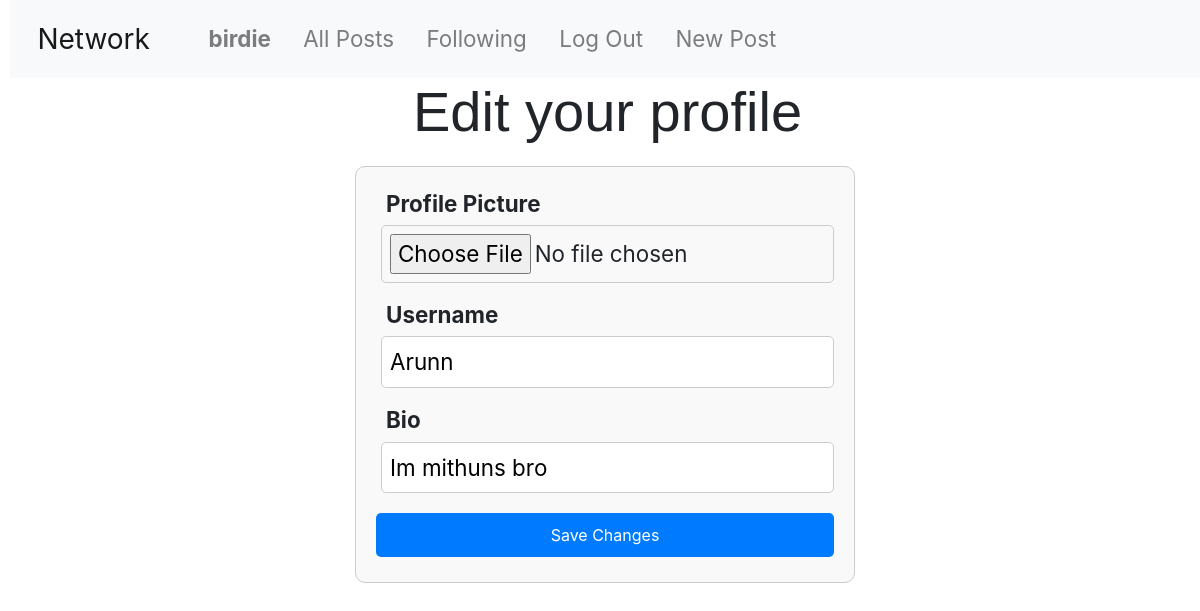
/profile/Arunn/edit (signed in), run on the app's committed database.
### network/models.py (models this page shows, shortened)
class User(AbstractUser):
    bio = models.TextField(max_length=30, blank=True, null=True)
    profile_picture = models.ImageField(upload_to='profile_pictures/', default='profile_pictures/penguin.png', blank=True)

### network/views.py (the view)
# urls.py: path("profile/<str:username>/edit", views.editProfile, name="editProfile"),
@login_required
def editProfile(request, username):
    profile_user = User.objects.get(username=username)
    newProfile_picture = profile_user.profile_picture
    if request.method == "POST" and request.user.username == username:
        newUsername = request.POST["username"]
        newBio = request.POST["bio"]
        if request.FILES.get("profile_picture") != None:
            newProfile_picture =request.FILES.get("profile_picture")
        profile_user.profile_picture = newProfile_picture
        profile_user.username = newUsername
        profile_user.bio = newBio
        profile_user.save()
        login(request, profile_user) #re-login the user after changing username
        return render(request, "network/profile.html", {
            "userName": profile_user.username,
            "bio": profile_user.bio,
            "posts": profile_user.posts.all().order_by("timestamp"),
            "pfp": profile_user.profile_picture,
        })
    else:
        return render(request, "network/editProfile.html", {
            "userName": profile_user.username,
            "bio": profile_user.bio
        })

### network/templates/network/editProfile.html (shortened to what this page needs)
{% extends "network/layout.html" %}
{% load static %}
{% block body %}
    <h1>Edit your profile</h1>
    <form action="{% url 'editProfile' userName %}" method="post" enctype="multipart/form-data">
        <div class="form-group">
            <label id="myLabel">Profile Picture</label>
            <input type="file" name="profile_picture">
        </div>
        <div class="form-group">
            <label for="username">Username</label>
            <input type="text" id="username" name="username" value="{{ userName }}">
        </div>
        <div class="form-group">
            <label for="bio">Bio</label>
            <input type="text" id="bio" name="bio" value="{{ bio }}">
        </div>
        <button type="submit">Save Changes</button>
    </form>
{% endblock %}

### network/templates/network/layout.html (shortened to what this page needs)
{% load static %}
<!DOCTYPE html>
<html lang="en">
    <head>
        <link rel="stylesheet" href="https://stackpath.bootstrapcdn.com/bootstrap/4.4.1/css/bootstrap.min.css">
        <link href="{% static 'network/styles.css' %}" rel="stylesheet">
    </head>
    <body>
        <nav class="navbar navbar-expand-lg navbar-light bg-light">
            <a class="navbar-brand" href="{% url 'index' %}">Network</a>
            <div>
              <ul class="navbar-nav mr-auto">
                {% if user.is_authenticated %}
                    <li class="nav-item">
                        <a class="nav-link" href="{% url 'profile' user.username %}"><strong>{{ user.username }}</strong></a>
                    </li>
                {% endif %}
                <li class="nav-item">
                  <a class="nav-link" href="{% url 'index' %}">All Posts</a>
                </li>
                {% if user.is_authenticated %}
                    <li class="nav-item">
                        <a class="nav-link" href="{% url 'following' user.username %}">Following</a>
                    </li>
                    <li class="nav-item">
                        <a class="nav-link" href="{% url 'logout' %}">Log Out</a>
                    </li>
                    <li class="nav-item">
                        <a class="nav-link" href="{% url 'newPost' %}">New Post</a>
                    </li>
                {% endif %}
              </ul>
            </div>
          </nav>
        <div class="body">
            {% block body %}
            {% endblock %}
        </div>
    </body>
</html>

### network/static/network/styles.css (style rules this page uses)
* { margin-left: 5px; }
html { font-size: 140%; }
body { font-size: 1rem; }
button { margin: 5px 0; }
button { background-color: #42a2c8; color: white; border: none; border-radius: 12px; padding: 5px 20px; font-size: 16px; cursor: pointer; transition: background-color 0.3s ease; }
.form-group { margin-bottom: 15px; }
.form-group label { display: block; font-weight: bold; margin-bottom: 5px; }
.form-group input { width: 100%; padding: 8px; border: 1px solid #ccc; border-radius: 5px; }

### network/templates/network/editProfile.html (style rules this page uses)
h1 { text-align: center; font-family: Arial, sans-serif; margin-bottom: 20px; }
form { max-width: 500px; margin: 0 auto; padding: 20px; border: 1px solid #ccc; border-radius: 10px; background-color: #f9f9f9; }
button { width: 100%; padding: 10px; background-color: #007BFF; color: white; border: none; border-radius: 5px; font-size: 16px; cursor: pointer; }

### data on the page
User: username "birdie"
User: username "Arunn", bio "Im mithuns bro"
